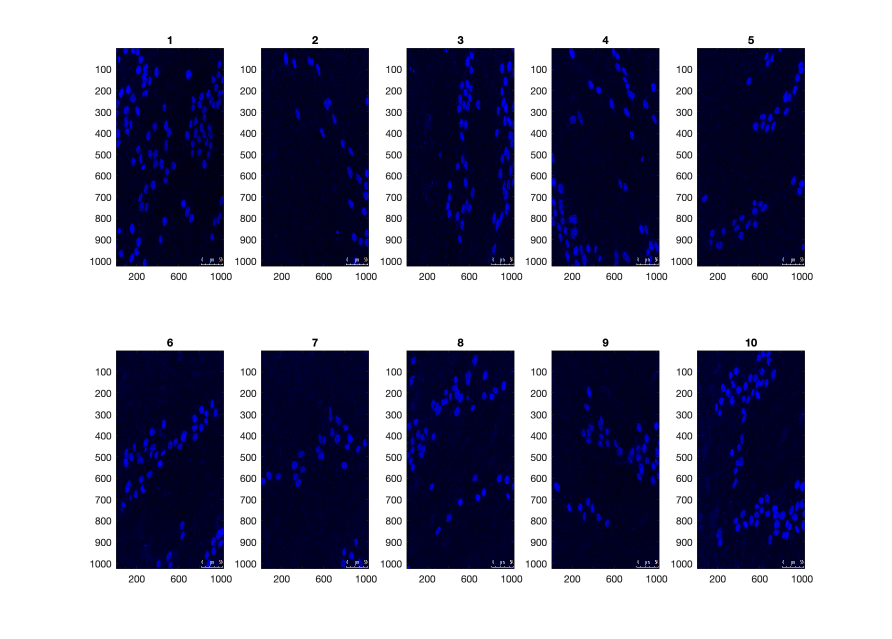
%> input picture CODE/DAPI_Input_All.png, 1784 x 1278 px, given in place of RBD_LKR13_1_DAPI.tiff, which was not available (shown at 1/2 size)
$ octave AreaOpenAll.m   (GNU Octave 9; MATLAB toolbox functions it lacks are replaced by stand-ins)
%> lines starting %> are read from the running program, lines starting %| are printed output that depends on the picture; in (x1, y1, x2, y2) boxes, pixels count from 0 and x2, y2 are one past the last pixel; in counts of white or black regions, pixels touching at a corner belong together; the program's own positions count from 1; pictures that were not available may be replaced by others from this repository, and a replacement may not be noted
%%
h0 = figure
dapiIn = imread("RBD_LKR13_1_DAPI.tiff");
%> dapiIn is the input picture: size 1278x1784x3 uint8; mean R, G, B 147.1, 147.2, 166.2
dapiIn(980:end,810:end,:)=0;
%> dapiIn: size 1278x1784x3 uint8; 12.77% of pixels changed, all inside (x1, y1, x2, y2) = (809, 979, 1784, 1278)
blue_channel            = dapiIn(:,:,3);
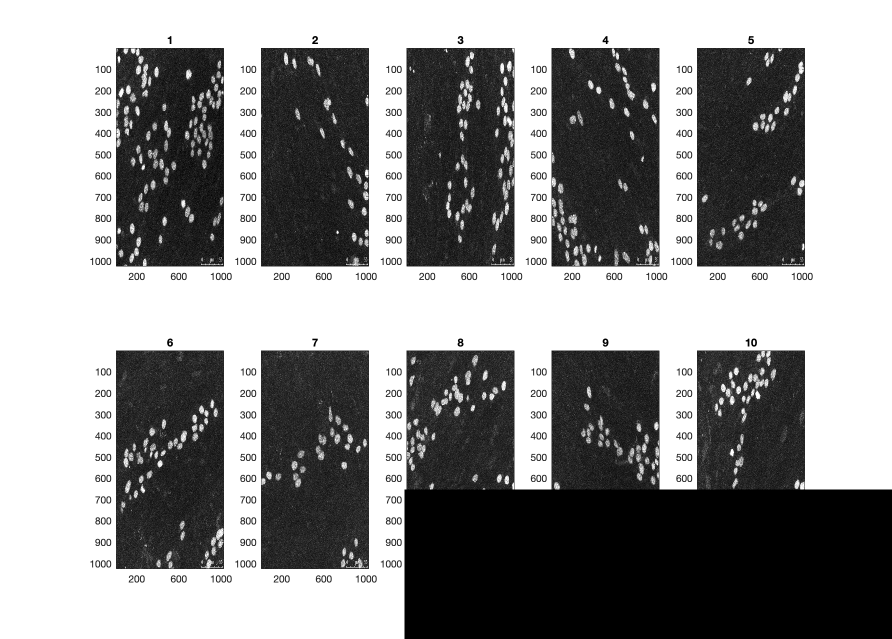
%> blue_channel: size 1278x1784 uint8 (shown at 1/2 size); min 0, max 255, mean 143.3
thresh_dapi = graythresh(blue_channel);
%> thresh_dapi = 0.549
otsu_dapi = imbinarize(blue_channel,thresh_dapi);
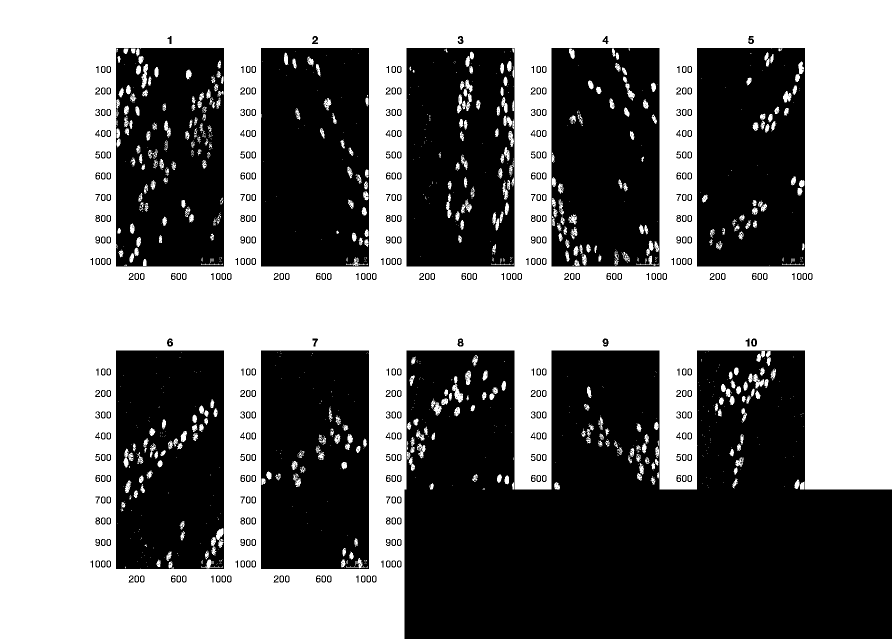
%> otsu_dapi: size 1278x1784 logical (shown at 1/2 size); 51.2% white; 1100 black regions (727 under 20 px), largest, box (x1, y1, x2, y2) and area: (809, 701, 1784, 1278) 461233, (522, 96, 738, 533) 91676, (522, 701, 738, 1138) 91675

areaopen_dapi = bwareaopen(otsu_dapi,20);
%> areaopen_dapi: size 1278x1784 logical; 51.1% white; 1099 black regions (726 under 20 px), largest, box (x1, y1, x2, y2) and area: (809, 701, 1784, 1278) 461499, (522, 701, 738, 1138) 91815, (522, 96, 738, 533) 91752

rr=200:800;
cc=200:800;
subplot(121)
imagesc(otsu_dapi(rr,cc,:))
subplot(122)
 imagesc( areaopen_dapi(rr,cc))
 colormap gray
h0.Position = [ 100   400   900   300];

filename1='Dapi_AreaOpen.png';
print('-dpng','-r200',filename1)
%%
h1 = figure
phalloidinIn = imread("RBD_LKR13_1_Phalloidin.tif");
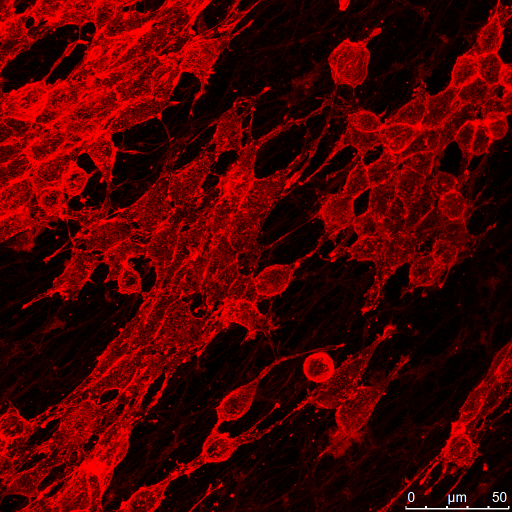
%> input picture CODE/RBD_LKR13_1_Phalloidin.tiff, 1024 x 1024 px, given in place of RBD_LKR13_1_Phalloidin.tif, which was not available (shown at 1/2 size)
%> phalloidinIn is the input picture: size 1024x1024x3 uint8; mean R, G, B 74.7, 0.3, 0.3
phalloidinIn(980:end,810:end,:)=0;
%> phalloidinIn: size 1024x1024x3 uint8; 0.8% of pixels changed, all inside (x1, y1, x2, y2) = (809, 979, 1024, 1024)
red_channelR = phalloidinIn(:,:,1);
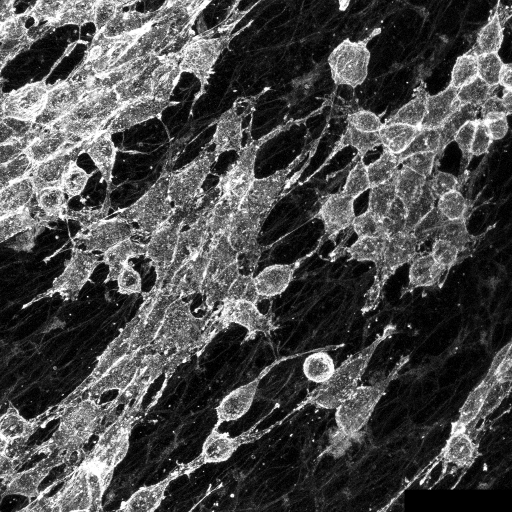
%> red_channelR: size 1024x1024 uint8 (shown at 1/2 size); min 0, max 255, mean 74.2
thresh_phallo = graythresh(red_channelR);
%> thresh_phallo = 0.388
otsu_phallo = imbinarize(red_channelR, thresh_phallo);
%> otsu_phallo: size 1024x1024 logical; 31.1% white; 4705 white regions (4508 under 20 px), largest, box (x1, y1, x2, y2) and area: (0, 0, 660, 1024) 207912, (594, 0, 1024, 534) 47631, (231, 695, 772, 1024) 22043
areaopen_phallo = bwareaopen(otsu_phallo,20);
rr=200:800;
cc=200:800;
subplot(121)
imagesc(otsu_phallo(rr,cc,:))
subplot(122)
 imagesc( areaopen_phallo(rr,cc))
 colormap gray
h1.Position = [ 100   400   900   300];

filename2='Phalloidin_AreaOpen.png';
print('-dpng','-r200',filename2)


%%
h2 = figure
fibronectinIn = imread("RBD_LKR13_1_fibronectin.tif");
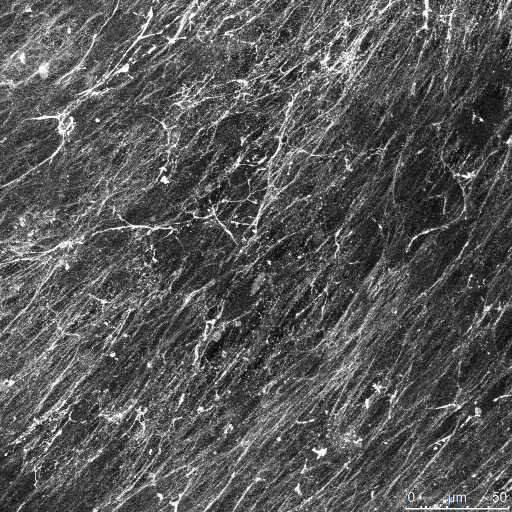
%> input picture CODE/RBD_LKR13_1_Fibronectin.tiff, 1024 x 1024 px, given in place of RBD_LKR13_1_fibronectin.tif, which was not available (shown at 1/2 size)
%> fibronectinIn is the input picture: size 1024x1024x3 uint8; mean R, G, B 87.7, 87.7, 87.7
thresh_fibronectin = graythresh(fibronectinIn);
%> thresh_fibronectin = 0.447
otsu_fibronectin = imbinarize(fibronectinIn, thresh_fibronectin);
areaopen_fibro = bwareaopen(otsu_fibronectin,20);
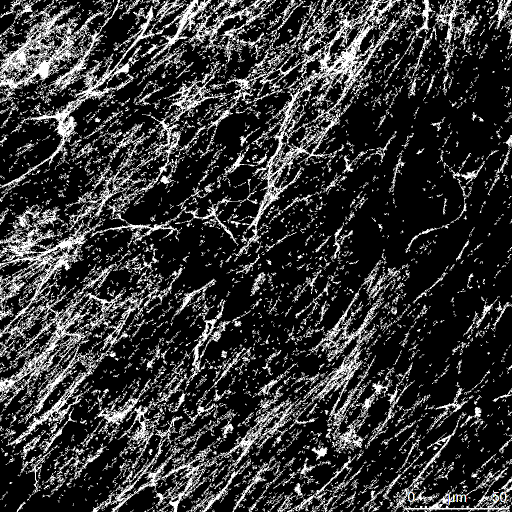
%> areaopen_fibro: size 1024x1024x3 logical (shown at 1/2 size); mean R, G, B 0.209, 0.209, 0.209
rr=200:800;
cc=200:800;
subplot(121)
imagesc(otsu_fibronectin(rr,cc,:))
subplot(122)
 imagesc( areaopen_fibro(rr,cc))
 colormap gray
h2.Position = [ 100   400   900   300];
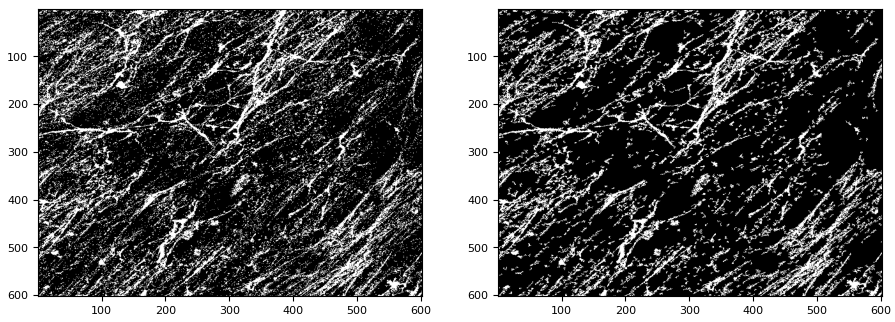
%> figure redrawn from the program's plot data, 2 panels

filename3='Fibronectin_AreaOpen.png';
print('-dpng','-r200',filename3)
